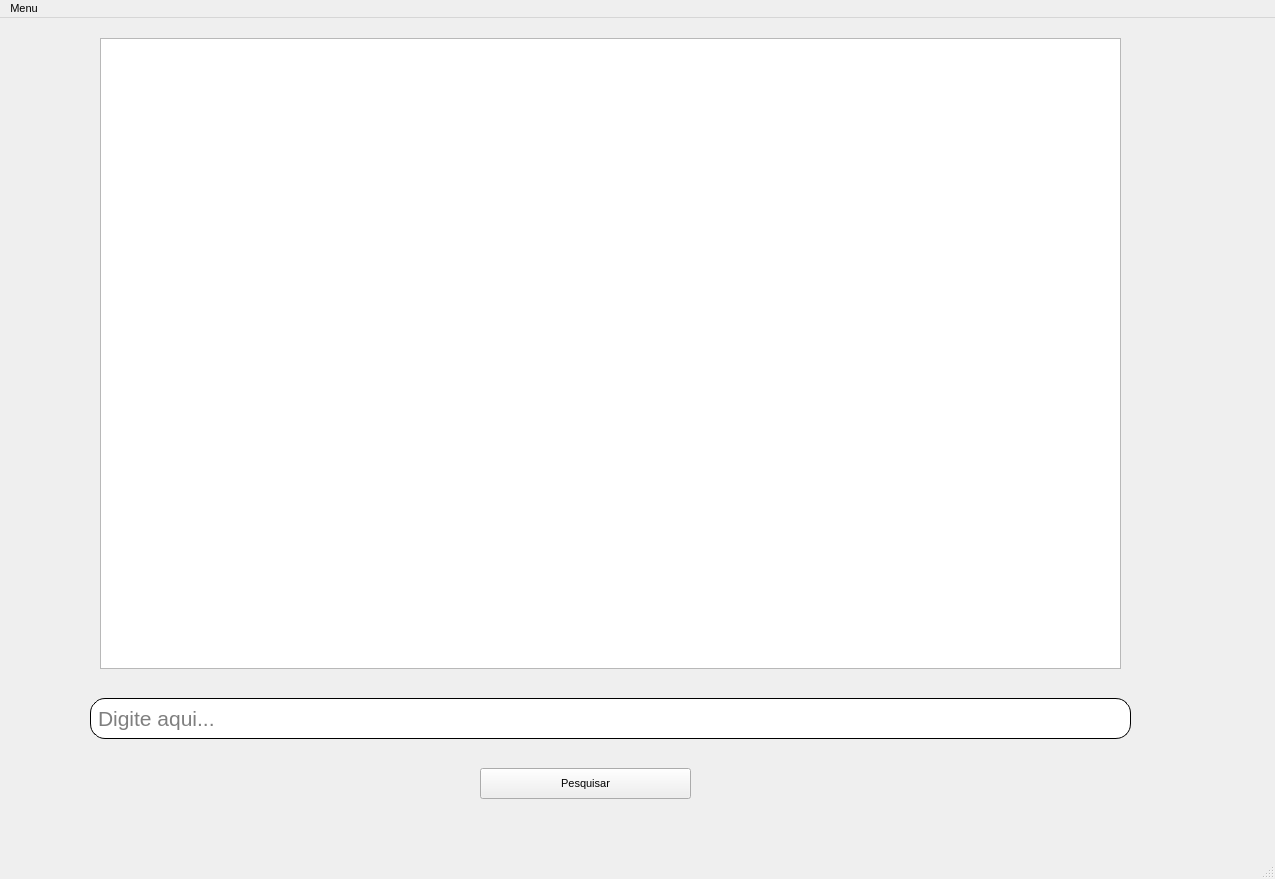
<?xml version="1.0" encoding="UTF-8"?>
<ui version="4.0">
 <class>MainWindow</class>
 <widget class="QMainWindow" name="MainWindow">
  <property name="geometry">
   <rect>
    <x>0</x>
    <y>0</y>
    <width>1275</width>
    <height>879</height>
   </rect>
  </property>
  <property name="font">
   <font>
    <pointsize>8</pointsize>
   </font>
  </property>
  <property name="windowTitle">
   <string>MainWindow</string>
  </property>
  <widget class="QWidget" name="centralwidget">
   <widget class="QLineEdit" name="lineEdit">
    <property name="geometry">
     <rect>
      <x>90</x>
      <y>680</y>
      <width>1041</width>
      <height>41</height>
     </rect>
    </property>
    <property name="sizePolicy">
     <sizepolicy hsizetype="Fixed" vsizetype="Fixed">
      <horstretch>0</horstretch>
      <verstretch>0</verstretch>
     </sizepolicy>
    </property>
    <property name="font">
     <font>
      <pointsize>16</pointsize>
     </font>
    </property>
    <property name="styleSheet">
     <string notr="true">QLineEdit {
    border-radius: 15px; /* Define o raio do arredondamento */
    border: 1px solid black; /* Cor da borda (opcional) */
    padding: 5px; /* Espaço interno para não cortar o texto */
}</string>
    </property>
    <property name="placeholderText">
     <string>Digite aqui...</string>
    </property>
    <property name="clearButtonEnabled">
     <bool>true</bool>
    </property>
   </widget>
   <widget class="QListWidget" name="listWidget">
    <property name="geometry">
     <rect>
      <x>100</x>
      <y>20</y>
      <width>1021</width>
      <height>631</height>
     </rect>
    </property>
   </widget>
   <widget class="QPushButton" name="pushButton">
    <property name="geometry">
     <rect>
      <x>480</x>
      <y>750</y>
      <width>211</width>
      <height>31</height>
     </rect>
    </property>
    <property name="text">
     <string>Pesquisar</string>
    </property>
   </widget>
  </widget>
  <widget class="QMenuBar" name="menubar">
   <property name="geometry">
    <rect>
     <x>0</x>
     <y>0</y>
     <width>1275</width>
     <height>21</height>
    </rect>
   </property>
   <property name="nativeMenuBar">
    <bool>false</bool>
   </property>
   <widget class="QMenu" name="menuMenu">
    <property name="geometry">
     <rect>
      <x>269</x>
      <y>125</y>
      <width>143</width>
      <height>168</height>
     </rect>
    </property>
    <property name="title">
     <string>Menu</string>
    </property>
    <addaction name="actionInicio"/>
    <addaction name="separator"/>
    <addaction name="actionPesquisar"/>
    <addaction name="separator"/>
    <addaction name="actionHistorico"/>
    <addaction name="separator"/>
    <addaction name="actionPerfil"/>
   </widget>
   <addaction name="menuMenu"/>
  </widget>
  <widget class="QStatusBar" name="statusbar"/>
  <action name="actionInicio">
   <property name="icon">
    <iconset theme="home">
     <normaloff>fi-home.png</normaloff>fi-home.png</iconset>
   </property>
   <property name="text">
    <string>Início</string>
   </property>
   <property name="font">
    <font>
     <pointsize>10</pointsize>
     <weight>75</weight>
     <bold>true</bold>
    </font>
   </property>
  </action>
  <action name="actionPesquisar">
   <property name="icon">
    <iconset>
     <normaloff>fi-search.png</normaloff>fi-search.png</iconset>
   </property>
   <property name="text">
    <string>Pesquisar</string>
   </property>
   <property name="font">
    <font>
     <pointsize>10</pointsize>
     <weight>75</weight>
     <bold>true</bold>
    </font>
   </property>
  </action>
  <action name="actionHistorico_de_uploads">
   <property name="text">
    <string>Historico de uploads</string>
   </property>
   <property name="font">
    <font>
     <family>Times New Roman</family>
     <pointsize>16</pointsize>
    </font>
   </property>
  </action>
  <action name="actionOp_es">
   <property name="text">
    <string>Opções</string>
   </property>
  </action>
  <action name="actionHistorico">
   <property name="icon">
    <iconset>
     <normaloff>bs-list-ul.png</normaloff>bs-list-ul.png</iconset>
   </property>
   <property name="text">
    <string>Historico</string>
   </property>
   <property name="font">
    <font>
     <family>MS Shell Dlg 2</family>
     <pointsize>10</pointsize>
     <weight>75</weight>
     <bold>true</bold>
    </font>
   </property>
  </action>
  <action name="actionPerfil">
   <property name="icon">
    <iconset>
     <normaloff>user-circle.png</normaloff>user-circle.png</iconset>
   </property>
   <property name="text">
    <string>Perfil</string>
   </property>
   <property name="font">
    <font>
     <pointsize>10</pointsize>
     <weight>75</weight>
     <bold>true</bold>
    </font>
   </property>
  </action>
  <action name="actionOp_es_2">
   <property name="icon">
    <iconset>
     <normaloff>fi-settings.png</normaloff>fi-settings.png</iconset>
   </property>
   <property name="text">
    <string>Opções</string>
   </property>
   <property name="font">
    <font>
     <family>Times New Roman</family>
     <pointsize>16</pointsize>
    </font>
   </property>
  </action>
 </widget>
 <resources/>
 <connections/>
</ui>
